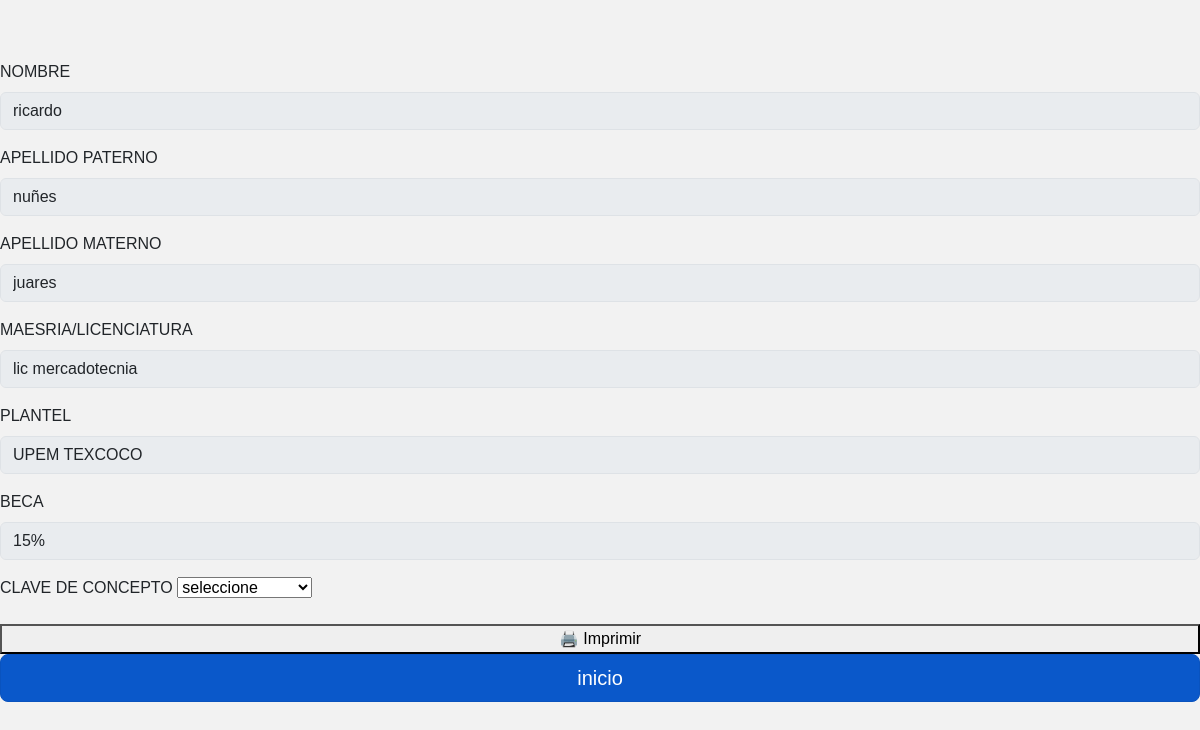
Screenshot of /referencia.php?id_matricula=1 with the database file from the repository.
### tables this page shows
CREATE TABLE `usuario` (
  `id_matricula` int(25) NOT NULL,
  `Nom_usuario` varchar(25) NOT NULL,
  `apellido_paterno` varchar(25) NOT NULL,
  `apellido_materno` varchar(25) NOT NULL,
  `fk_contacto` int(12) NOT NULL,
  `fk_plantel` int(12) NOT NULL,
  `fk_carrera` int(12) NOT NULL,
  `fk_modalidad` int(12) NOT NULL,
  `fk_beca` int(12) NOT NULL
);

CREATE TABLE `carrera` (
  `id_carrera` int(30) NOT NULL,
  `nombre_carrera` varchar(40) NOT NULL,
  `costo_carrera` varchar(9) NOT NULL
);

CREATE TABLE `plantel` (
  `id_plantel` int(6) NOT NULL,
  `nom_plantel` varchar(70) NOT NULL
);

CREATE TABLE `beca` (
  `id_beca` int(10) NOT NULL,
  `porcentaje_beca` varchar(8) NOT NULL
);

### referencia.php (the view, shortened to what this page needs)
<?php
include('modelo/conexion.php');
$id_matricula = $_GET["id_matricula"];
$sql = $conn->query("SELECT * FROM usuario a
INNER JOIN contacto b ON a.fk_contacto = b.id_contacto
INNER JOIN plantel c ON a.fk_plantel=c.id_plantel
INNER JOIN carrera d ON a.fk_carrera=d.id_carrera
INNER JOIN modalidad e ON a.fk_modalidad=e.id_modalidad
INNER JOIN beca f ON a.fk_beca=f.id_beca where id_matricula=$id_matricula");
?>
<!DOCTYPE html>
<html lang="en">
<head>
    <link href="https://cdn.jsdelivr.net/npm/bootstrap@5.3.0/dist/css/bootstrap.min.css" rel="stylesheet">
    <link rel="stylesheet" href="style.css">
</head>
<table>
    <table>
        <?php
        while ($mostrar = $sql->fetch_object()) { ?>
            <div class="mb-3">
                <label for="example_tipo" class="form-label">NOMBRE</label>
                <input type="text" class="form-control" name="tipo" value="<?= $mostrar->Nom_usuario ?>" disabled>
            </div>
            <div class="mb-3">
                <label for="example_tipo" class="form-label">APELLIDO PATERNO</label>
                <input type="text" class="form-control" name="tipo" value="<?= $mostrar->apellido_paterno ?>" disabled>
            </div>
            <div class="mb-3">
                <label for="example_tipo" class="form-label">APELLIDO MATERNO</label>
                <input type="text" class="form-control" name="tipo" value="<?= $mostrar->apellido_materno ?>" disabled>
            </div>
            <div class="mb-3">
                <label for="example_modelo" class="form-label">MAESRIA/LICENCIATURA</label>
                <input type="text" class="form-control" name="modelo" value="<?= $mostrar->nombre_carrera ?>" disabled>
            </div>
            <div class="mb-3">
                <label for="example_motor" class="form-label">PLANTEL</label>
                <input type="text" class="form-control" name="motor" value="<?= $mostrar->nom_plantel ?>" disabled>
            </div>
            <div class="mb-3">
                <label for="example_motor" class="form-label">BECA</label>
                <input type="text" class="form-control" name="motor" value="<?= $mostrar->porcentaje_beca ?>" disabled>
            </div>
            <div class="mb-3">
                <label for="Inputclave_concepto" class="form-label">CLAVE DE CONCEPTO</label>
                <select name="concepto">
                    <option value="0" required>seleccione</option>
                </select>
            </div>
            <button type="button" onclick="javascript:window.print()">&#x1f5a8;&#xfe0f Imprimir</button>
            <a href="index.php" class="btn btn-primary btn-lg active" role="button">inicio</a>
        <?php
        }
        ?>
    </table>
</table>

### style.css (style rules this page uses)
table { border-collapse: collapse; width: 80%; margin: 0 auto; border: 1px solid rgb(47, 9, 134); margin-left: 15%; margin-right: 85%; margin-bottom: 5%; background-color: #d0d8d0; box-shadow: 0 0 10px rgba(101, 13, 136, 0.993); color:#308a8a; }

### rows the page displays
usuario: tipo "ricardo", tipo "nuñes", tipo "juares", modelo "lic mercadotecnia", motor "UPEM TEXCOCO", motor "15%"
